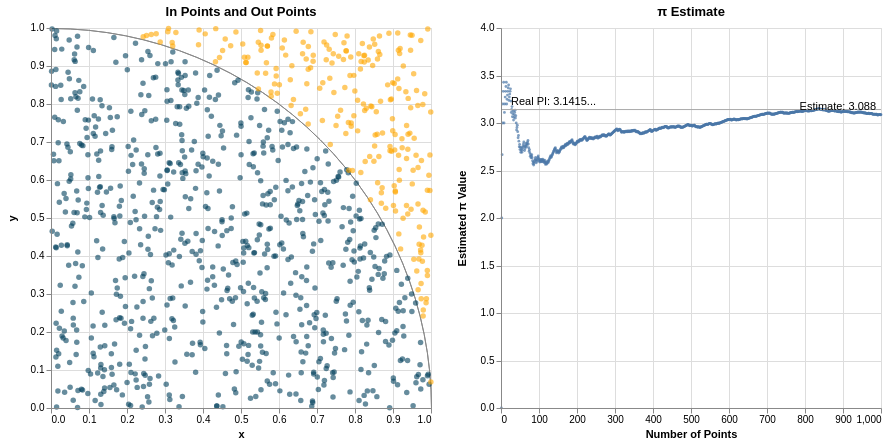

Specify this chart in Vega-Lite:
### Vega specification from a JSON file in a GitHub repository (floating-point values rounded to 4 significant figures)
{"$schema": "https://vega.github.io/schema/vega/v5.json", "description": "Estimating the value of π via random sampling methods.", "autosize": "pad", "padding": 5, "height": 380, "data": [{"name": "random_data", "transform": [{"type": "sequence", "start": 1, "stop": 5001}, {"type": "formula", "as": "x", "expr": "random()"}, {"type": "formula", "as": "y", "expr": "random()"}, {"type": "filter", "expr": "datum.data <= num_points"}]}, {"name": "pi_estimates", "source": "random_data", "transform": [{"type": "formula", "as": "is_inside", "expr": "(datum.x * datum.x + datum.y * datum.y) < 1"}, {"type": "window", "fields": ["is_inside"], "ops": ["sum"], "as": ["num_inside"]}, {"type": "formula", "as": "estimate", "expr": "4 * datum.num_inside / datum.data"}]}, {"name": "pi_estimate", "source": "pi_estimates", "transform": [{"type": "filter", "expr": "datum.data == num_points"}, {"type": "formula", "as": "value", "expr": "datum.estimate"}]}, {"name": "pi", "values": [{"value": 3.142}]}], "signals": [{"name": "num_points", "value": 1000, "bind": {"input": "range", "min": 10, "max": 5000, "step": 1, "debounce": 10}}], "layout": {"padding": 70, "bounds": "flush", "align": "none"}, "marks": [{"type": "group", "style": "cell", "title": {"text": "In Points and Out Points", "frame": "group"}, "encode": {"update": {"width": {"signal": "height"}, "height": {"signal": "height"}}}, "marks": [{"type": "arc", "encode": {"enter": {"stroke": {"value": "#888"}, "strokeWidth": {"value": 1}, "startAngle": {"signal": "1.570796"}, "endAngle": {"value": 0}, "x": {"value": 0.5}, "y": {"signal": "height + 0.5"}, "innerRadius": {"signal": "height"}, "outerRadius": {"signal": "height"}}}}, {"type": "symbol", "style": ["circle"], "from": {"data": "random_data"}, "encode": {"update": {"opacity": {"value": 0.6}, "fill": [{"test": "sqrt(datum.x * datum.x + datum.y * datum.y) <= 1", "value": "#003f5c"}, {"value": "#ffa600"}], "x": {"scale": "x_scale", "field": "x"}, "y": {"scale": "y_scale", "field": "y"}, "shape": {"value": "circle"}}}}], "axes": [{"scale": "x_scale", "orient": "bottom", "title": "x", "labelFlush": true, "labelOverlap": true, "zindex": 1}, {"scale": "x_scale", "orient": "bottom", "grid": true, "gridScale": "y_scale", "domain": false, "labels": false, "maxExtent": 0, "minExtent": 0, "ticks": false, "zindex": 0}, {"scale": "y_scale", "orient": "left", "title": "y", "labelOverlap": true, "zindex": 1}, {"scale": "y_scale", "orient": "left", "grid": true, "gridScale": "x_scale", "domain": false, "labels": false, "maxExtent": 0, "minExtent": 0, "ticks": false, "zindex": 0}]}, {"type": "group", "name": "concat_1_group", "style": "cell", "title": {"text": "π Estimate", "frame": "group"}, "encode": {"update": {"width": {"signal": "height"}, "height": {"signal": "height"}}}, "marks": [{"type": "symbol", "style": ["circle"], "from": {"data": "pi_estimates"}, "encode": {"update": {"opacity": {"value": 0.7}, "fill": {"value": "#4c78a8"}, "x": {"scale": "data_point_scale", "field": "data"}, "y": {"scale": "pi_scale", "field": "estimate"}, "size": {"value": 8}, "shape": {"value": "circle"}}}}, {"type": "rule", "from": {"data": "pi"}, "encode": {"update": {"stroke": {"value": "darkgrey"}, "x": {"value": 0}, "y": {"scale": "pi_scale", "field": "value"}, "x2": {"field": {"group": "width"}}}}}, {"type": "text", "from": {"data": "pi"}, "encode": {"update": {"align": {"value": "left"}, "x": {"value": 10}, "fill": {"value": "black"}, "y": {"scale": "pi_scale", "field": "value", "offset": -5}, "text": {"value": "Real PI: 3.1415..."}}}}, {"type": "text", "from": {"data": "pi_estimate"}, "encode": {"update": {"align": {"value": "right"}, "x": {"signal": "height", "offset": -5}, "dy": {"value": -5}, "fill": {"value": "black"}, "y": {"scale": "pi_scale", "field": "value"}, "text": {"signal": "'Estimate: ' + format(datum.estimate, ',.3f')"}}}}], "axes": [{"scale": "data_point_scale", "orient": "bottom", "title": "Number of Points", "labelFlush": true, "labelOverlap": true, "zindex": 1}, {"scale": "data_point_scale", "orient": "bottom", "grid": true, "gridScale": "pi_scale", "domain": false, "labels": false, "maxExtent": 0, "minExtent": 0, "ticks": false, "zindex": 0}, {"scale": "pi_scale", "orient": "left", "title": "Estimated π Value", "labelOverlap": true, "zindex": 1}, {"scale": "pi_scale", "orient": "left", "grid": true, "gridScale": "data_point_scale", "domain": false, "labels": false, "maxExtent": 0, "minExtent": 0, "ticks": false, "zindex": 0}]}], "scales": [{"name": "x_scale", "type": "linear", "domain": [0, 1], "range": "height", "reverse": true, "nice": true, "zero": true}, {"name": "y_scale", "type": "linear", "domain": [0, 1], "range": "height", "nice": true, "zero": true}, {"name": "data_point_scale", "type": "linear", "domain": {"data": "pi_estimates", "field": "data"}, "range": "height", "reverse": true, "nice": false, "zero": true}, {"name": "pi_scale", "type": "linear", "domain": {"fields": [[2, 4], {"data": "pi", "field": "value"}, {"data": "pi_estimates", "field": "estimate"}]}, "range": "height", "nice": true, "zero": false}], "config": {"axisY": {"minExtent": 30}}}
